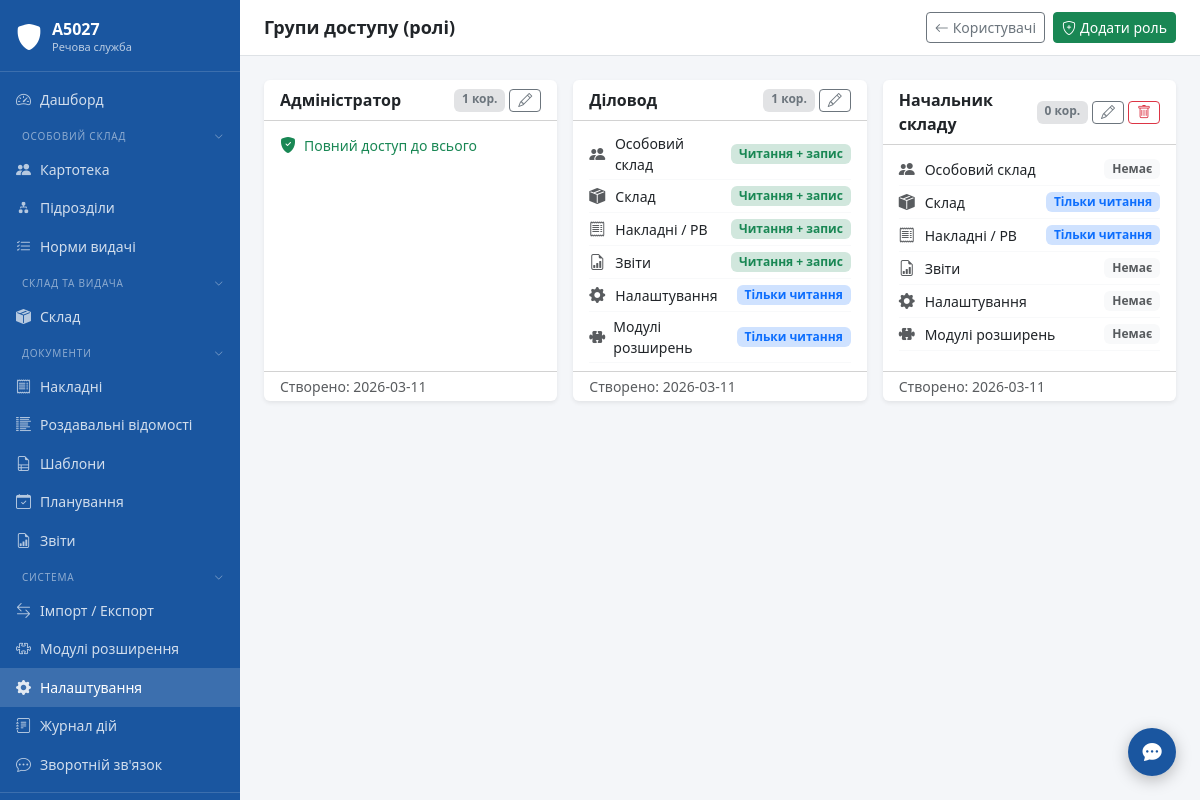
Screenshot of /settings/roles (signed in) with the database file from the repository.
### tables this page shows
CREATE TABLE settings (
            key TEXT PRIMARY KEY,
            value TEXT NOT NULL DEFAULT '',
            updated_at TEXT NOT NULL DEFAULT (datetime('now','localtime'))
        );

CREATE TABLE roles (
            id INTEGER PRIMARY KEY AUTOINCREMENT,
            name TEXT NOT NULL UNIQUE,
            permissions TEXT NOT NULL DEFAULT '{}',
            created_at TEXT NOT NULL DEFAULT (datetime('now','localtime'))
        );

### modules/settings/routes.py (the view)
@bp.route("/roles")
@login_required
def roles():
    from core.auth import get_all_roles
    roles_list = get_all_roles()
    conn = get_connection()
    counts = {r["role_id"]: r["cnt"] for r in
              conn.execute("SELECT role_id, COUNT(*) as cnt FROM users GROUP BY role_id").fetchall()}
    conn.close()
    for r in roles_list:
        r["user_count"] = counts.get(r["id"], 0)
        try:
            r["perms_parsed"] = json.loads(r["permissions"])
        except Exception:
            r["perms_parsed"] = {}
    return render_template("settings/roles.html",
                           roles=roles_list,
                           permissions_list=PERMISSIONS_LIST)

### templates/settings/roles.html (shortened to what this page needs)
{% extends "base.html" %}
{% block page_title %}Групи доступу (ролі){% endblock %}
{% block topbar_actions %}
<a href="{{ url_for('settings.users') }}" class="btn btn-sm btn-outline-secondary">
    <i class="bi bi-arrow-left me-1"></i>Користувачі
</a>
<button class="btn btn-sm btn-success" data-bs-toggle="modal" data-bs-target="#modalAddRole">
    <i class="bi bi-shield-plus me-1"></i>Додати роль
</button>
{% endblock %}
{% block content %}
<div class="row g-3">
{% for role in roles %}
<div class="col-md-6 col-xl-4" id="rcard-{{ role.id }}">
    <div class="card border-0 shadow-sm h-100">
        <div class="card-header bg-transparent d-flex align-items-center justify-content-between py-2">
            <span class="fw-bold">{{ role.name }}</span>
            <div class="d-flex gap-1">
                <span class="badge bg-secondary-subtle text-secondary small">
                    {{ role.user_count }} кор.
                </span>
                <button class="btn btn-sm btn-outline-secondary py-0 px-2"
                        title="Редагувати"
                        data-role="{{ role | tojson | e }}"
                        onclick="openEditRole(JSON.parse(this.dataset.role))">
                    <i class="bi bi-pencil"></i>
                </button>
                {% if role.user_count == 0 %}
                <button class="btn btn-sm btn-outline-danger py-0 px-2"
                        title="Видалити"
                        onclick="deleteRole({{ role.id }}, '{{ role.name | e }}')">
                    <i class="bi bi-trash"></i>
                </button>
                {% endif %}
            </div>
        </div>
        <div class="card-body py-2 px-3">
            {% if role.perms_parsed.get('all') %}
            <div class="d-flex align-items-center gap-2 py-1">
                <i class="bi bi-shield-fill-check text-success"></i>
                <span class="small fw-medium text-success">Повний доступ до всього</span>
            </div>
            {% else %}
            {% for key, label, icon in permissions_list %}
            {% set pval = role.perms_parsed.get(key) %}
            <div class="d-flex align-items-center gap-2 py-1 border-bottom border-light">
                <i class="bi {{ icon }} text-muted" style="width:18px"></i>
                <span class="small flex-grow-1">{{ label }}</span>
                {% if pval == true or pval == 'true' %}
                <span class="badge bg-success-subtle text-success small">Читання + запис</span>
                {% elif pval == 'read' %}
                <span class="badge bg-primary-subtle text-primary small">Тільки читання</span>
                {% else %}
                <span class="badge bg-light text-muted small">Немає</span>
                {% endif %}
            </div>
            {% endfor %}
            {% endif %}
        </div>
        <div class="card-footer bg-transparent text-muted small py-1">
            Створено: {{ role.created_at[:10] if role.created_at else '—' }}
        </div>
    </div>
</div>
{% endfor %}
</div>
{% endblock %}

### templates/base.html (shortened to what this page needs)
<!DOCTYPE html>
<html lang="uk">
<head>
    <link rel="stylesheet" href="{{ url_for('static', filename='css/bootstrap.min.css') }}">
    <link rel="stylesheet" href="{{ url_for('static', filename='css/bootstrap-icons.min.css') }}">
    <link rel="stylesheet" href="{{ url_for('static', filename='css/main.css') }}">
    <link rel="stylesheet" href="{{ url_for('static', filename='css/theme-' ~ (session.get('theme') or 'default') ~ '.css') }}">
</head>
<body>
<div class="app-wrapper">
    <nav class="app-sidebar">
        <a class="sidebar-brand" href="{{ url_for('dashboard') }}">
            <i class="bi bi-shield-fill sidebar-brand-icon"></i>
            <div class="sidebar-brand-text">
                <div class="title">{{ unit_name }}</div>
                <div class="subtitle">Речова служба</div>
            </div>
        </a>
        {%- set _in_docs = request.blueprint in ('invoices','rv','doc_templates','planning','reports') %}
        {%- set _in_plugins = plugin_menu_items and request.path and plugin_menu_items | selectattr('url') | list | length > 0 %}
        {%- set _sidebar_extra = slot('sidebar.items') %}
        {%- set _in_extra = _sidebar_extra and _sidebar_extra | length > 0 %}
        {%- set _in_system = request.blueprint in ('import_export','plugins','settings','audit') or request.path.startswith('/settings/') or request.path.startswith('/audit/') %}
        <ul class="nav flex-column sidebar-nav">
            <li class="nav-item">
                <a class="nav-link {% if request.endpoint == 'dashboard' %}active{% endif %}"
                   href="{{ url_for('dashboard') }}">
                    <i class="bi bi-speedometer2"></i> Дашборд
                </a>
            </li>
            <li>
                <button class="nav-section-toggle" data-section="os">
                    <span>Особовий склад</span>
                    <i class="bi bi-chevron-down nav-section-chevron"></i>
                </button>
            </li>
            <li class="nav-section-body" data-section-body="os">
                <ul class="nav flex-column">
                    <li class="nav-item">
                        <a class="nav-link {% if request.blueprint == 'personnel' %}active{% endif %}"
                           href="/personnel/">
                            <i class="bi bi-people-fill"></i> Картотека
                        </a>
                    </li>
                    <li class="nav-item">
                        <a class="nav-link {% if request.path == '/units/' or request.path.startswith('/units/') %}active{% endif %}"
                           href="/units/">
                            <i class="bi bi-diagram-2-fill"></i> Підрозділи
                        </a>
                    </li>
                    <li class="nav-item">
                        <a class="nav-link {% if request.blueprint == 'supply_norms' %}active{% endif %}"
                           href="/supply-norms/">
                            <i class="bi bi-list-check"></i> Норми видачі
                        </a>
                    </li>
                </ul>
            </li>
            <li>
                <button class="nav-section-toggle" data-section="sklad">
                    <span>Склад та видача</span>
                    <i class="bi bi-chevron-down nav-section-chevron"></i>
                </button>
            </li>
            <li class="nav-section-body" data-section-body="sklad">
                <ul class="nav flex-column">
                    <li class="nav-item">
                        <a class="nav-link {% if request.blueprint == 'warehouse' %}active{% endif %}"
                           href="/warehouse/">
                            <i class="bi bi-box-seam-fill"></i> Склад
                        </a>
                    </li>
                </ul>
            </li>
            <li>
                <button class="nav-section-toggle" data-section="docs"
                        {% if _in_docs %}data-default-open="1"{% endif %}>
                    <span>Документи</span>
                    <i class="bi bi-chevron-down nav-section-chevron"></i>
                </button>
            </li>
            <li class="nav-section-body" data-section-body="docs">
                <ul class="nav flex-column">
                    <li class="nav-item">
                        <a class="nav-link {% if request.blueprint == 'invoices' %}active{% endif %}"
                           href="/invoices/">
                            <i class="bi bi-receipt"></i> Накладні
                        </a>
                    </li>
                    <li class="nav-item">
                        <a class="nav-link {% if request.blueprint == 'rv' %}active{% endif %}"
                           href="/rv/">
                            <i class="bi bi-list-columns-reverse"></i> Роздавальні відомості
                        </a>
                    </li>
                    <li class="nav-item">
                        <a class="nav-link {% if request.blueprint == 'doc_templates' %}active{% endif %}"
                           href="/doc-templates/">
                            <i class="bi bi-file-earmark-ruled"></i> Шаблони
                        </a>
                    </li>
                    <li class="nav-item">
                        <a class="nav-link {% if request.blueprint == 'planning' %}active{% endif %}"
                           href="{{ url_for('planning.index') }}">
                            <i class="bi bi-calendar-check"></i> Планування
                        </a>
                    </li>
                    <li class="nav-item">
                        <a class="nav-link {% if request.blueprint == 'reports' %}active{% endif %}"
                           href="{{ url_for('reports.index') }}">
                            <i class="bi bi-file-earmark-bar-graph"></i> Звіти
                        </a>
                    </li>
                </ul>
            </li>
            <li>
                <button class="nav-section-toggle" data-section="system"
                        {% if _in_system %}data-default-open="1"{% endif %}>
                    <span>Система</span>
                    <i class="bi bi-chevron-down nav-section-chevron"></i>
                </button>
            </li>
            <li class="nav-section-body" data-section-body="system">
                <ul class="nav flex-column">
                    <li class="nav-item">
                        <a class="nav-link {% if request.blueprint == 'import_export' %}active{% endif %}"
                           href="{{ url_for('import_export.index') }}">
                            <i class="bi bi-arrow-left-right"></i> Імпорт / Експорт
                        </a>
                    </li>
                    <li class="nav-item">
                        <a class="nav-link {% if request.blueprint == 'plugins' %}active{% endif %}"
                           href="{{ url_for('plugins.index') }}">
                            <i class="bi bi-puzzle"></i> Модулі розширення
                        </a>
                    </li>
                    <li class="nav-item">
                        <a class="nav-link {% if request.path.startswith('/settings/') %}active{% endif %}"
                           href="/settings/">
                            <i class="bi bi-gear-fill"></i> Налаштування
                        </a>
                    </li>
                    <li class="nav-item">
                        <a class="nav-link {% if request.path.startswith('/audit/') %}active{% endif %}"
                           href="/audit/">
                            <i class="bi bi-journal-text"></i> Журнал дій
                        </a>
                    </li>
                    <li class="nav-item">
                        <a class="nav-link {% if request.path.startswith('/feedback') %}active{% endif %}"
                           href="/feedback/">
                            <i class="bi bi-chat-dots"></i> Зворотній зв'язок
                        </a>
                    </li>
                </ul>
            </li>
        </ul>
        <div class="sidebar-footer">
        </div>
    </nav>
    <div class="app-main">
        <div class="app-topbar">
            <h1>{% block page_title %}{% endblock %}</h1>
            <div class="d-flex gap-2">
                {% block topbar_actions %}{% endblock %}
            </div>
        </div>
        <div class="app-content">
            {% block content %}{% endblock %}
        </div>
    </div>
</div>
<div class="toast-container-fixed" id="toastContainer">
{% if session.get('user_id') %}
<button id="fbFloatBtn" title="Зворотній зв'язок / Повідомити про помилку"
        data-bs-toggle="modal" data-bs-target="#feedbackModal"
        style="position:fixed;bottom:1.5rem;right:1.5rem;z-index:1040;
               width:48px;height:48px;border-radius:50%;
               background:var(--app-primary);color:#fff;border:none;
               box-shadow:0 4px 16px rgba(0,0,0,.25);font-size:1.2rem;
               display:flex;align-items:center;justify-content:center;
               transition:transform .15s;">
    <i class="bi bi-chat-dots-fill"></i>
</button>
{% endif %}
</div></div>
</body>
</html>

### rows the page displays
settings: value "А5027"
roles: name "Адміністратор", user_count "1", shows "Повний доступ до всього", created_at "2026-03-11"
roles: name "Діловод", user_count "1", permissions_list "Особовий склад" "Склад" "Накладні / РВ" "Звіти" "Налаштування" "Модулі розширень", created_at "2026-03-11"
roles: name "Начальник складу", user_count "0", permissions_list "Особовий склад" "Склад" "Накладні / РВ" "Звіти" "Налаштування" "Модулі розширень", created_at "2026-03-11"
